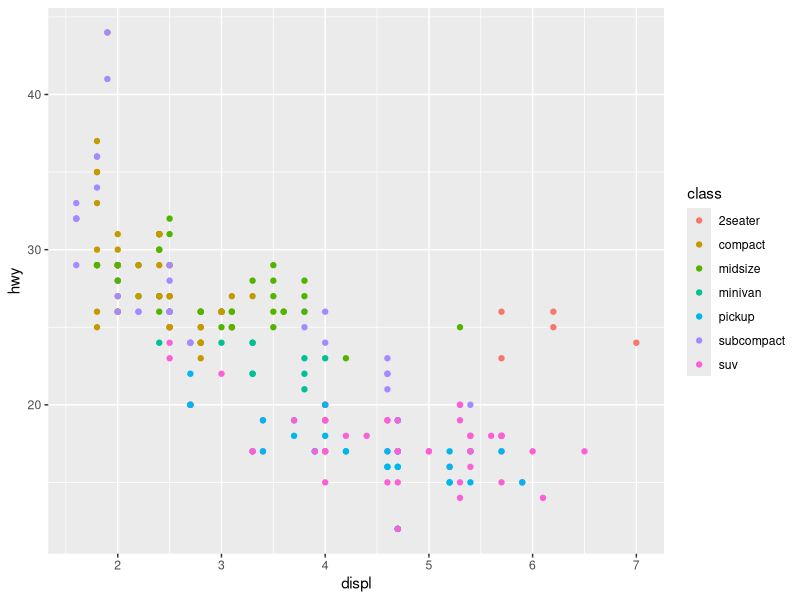
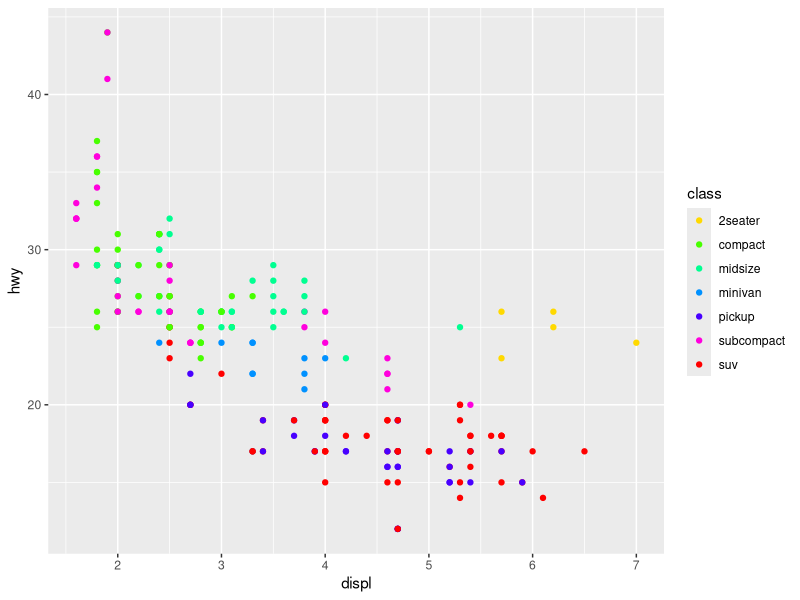
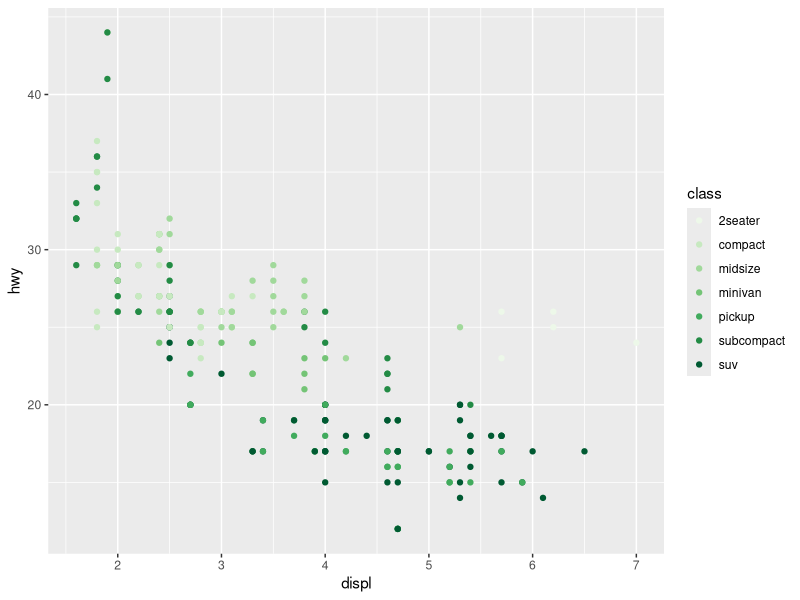
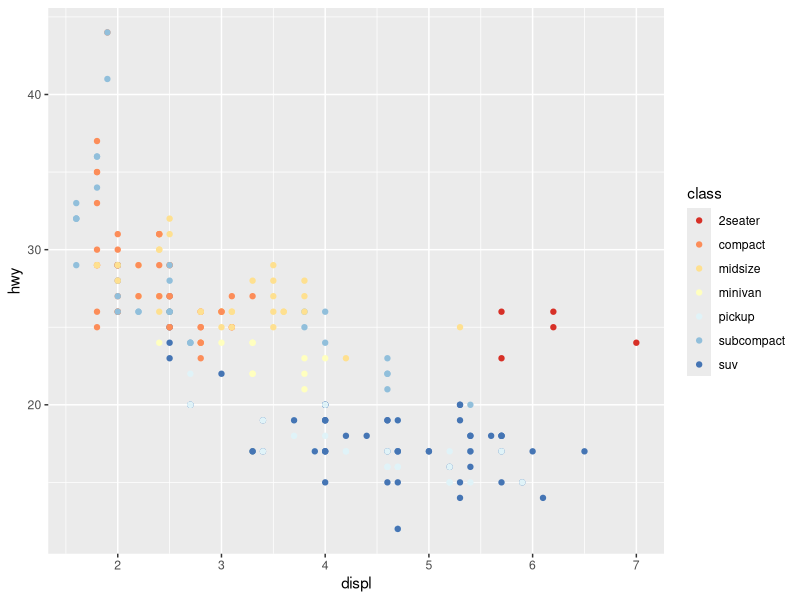
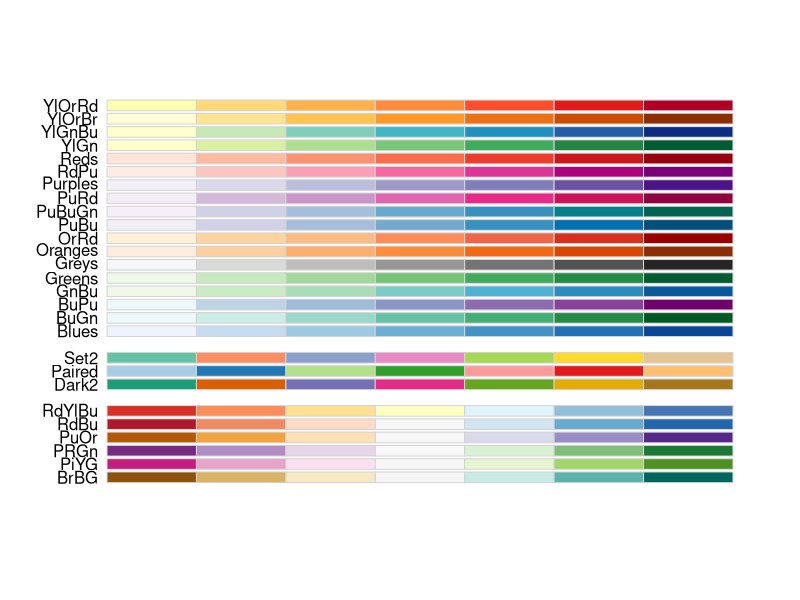
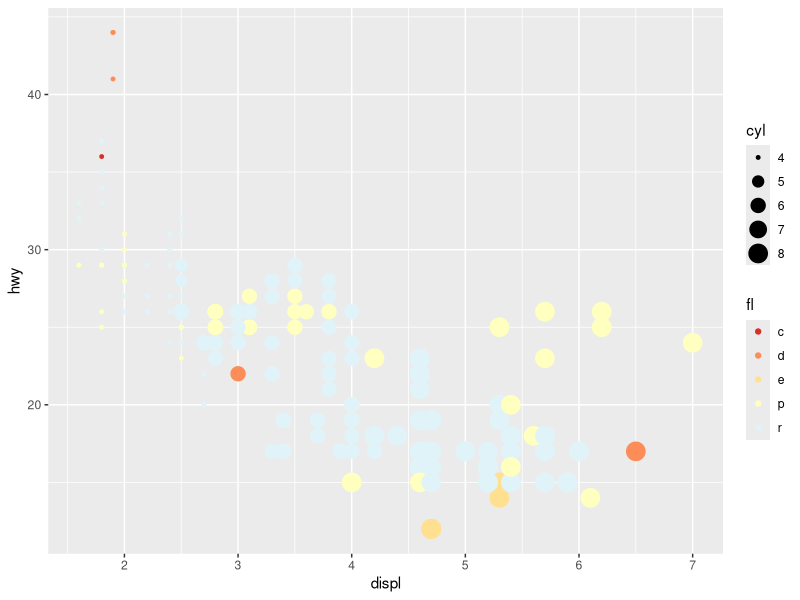
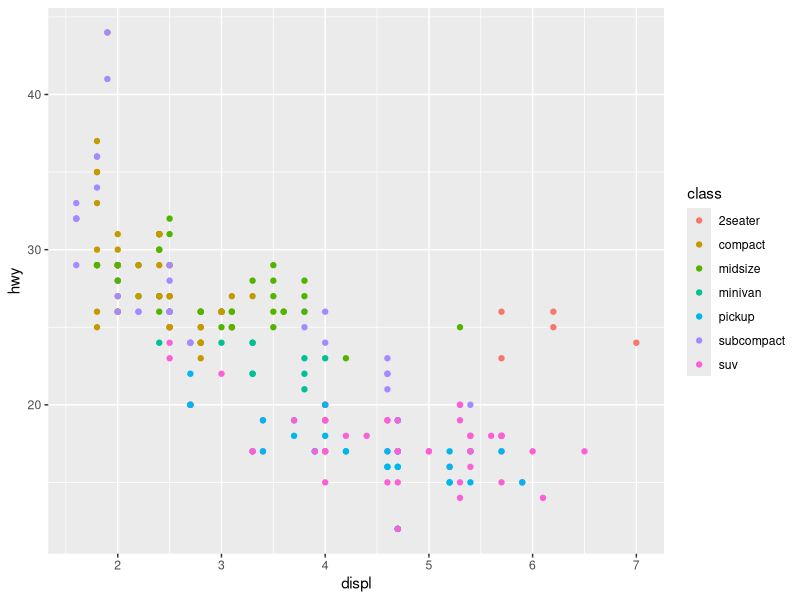

The R script that drew these images, in order:
## ---- chunk 1
knitr::opts_chunk$set(echo = TRUE)
## ---- chunk 2
2 + 2 # Se ejecuta y se muestra el resultado en el documento.
## ---- chunk 3
library(tidyverse)
## ---- chunk 4
ggplot(mpg) + 
  geom_point(aes(x = displ, y = hwy, color = class))
## ---- chunk 5
ggsave("mtcars.png")
## ---- chunk 6
ggplot(mpg) + 
  geom_point(aes(x = displ, y = hwy, color = class)) + 
  scale_color_manual(values=c("#ffd900", "#48ff00", "#00ff91", "#0091ff", "#4800ff", "#ff00dd", "#ff0000"))
## ---- chunk 7
library(RColorBrewer)

ggplot(mpg) + 
  geom_point(aes(x = displ, y = hwy, color = class)) + 
  scale_color_manual(values=brewer.pal(7,"Greens"))
## ---- chunk 8
ggplot(mpg) + 
  geom_point(aes(x = displ, y = hwy, color = class)) + 
  scale_color_manual(values=brewer.pal(7,"RdYlBu"))
## ---- chunk 9
display.brewer.all(n=7, type="all", exact.n=TRUE, colorblindFriendly=TRUE)
## ---- chunk 10
ggplot(mpg) + 
  geom_point(aes(x = displ, y = hwy, color = fl, size = cyl)) +
  scale_color_manual(values=brewer.pal(7,"RdYlBu"))
